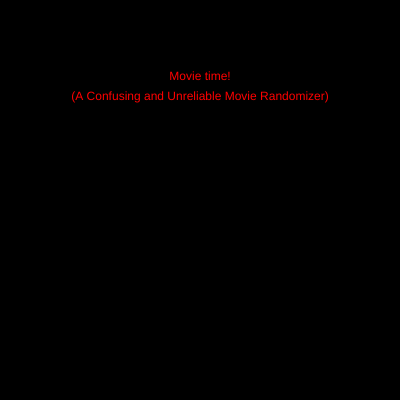
Frame 1 (no input)
Frame 60 (no input): identical to frame 1, image omitted
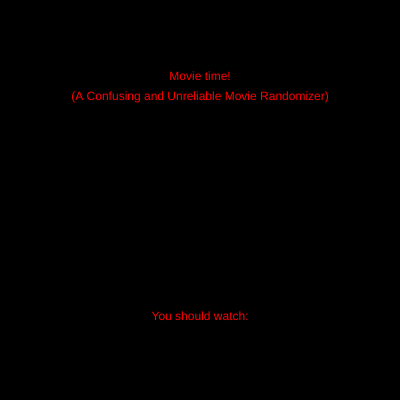
Frame 120 (the mouse pressed at the canvas centre since frame 60)

The p5.js sketch that drew these frames (run headless with seeded random() and noise() and a simulated clock; from frame 60 on, the mouse is pressed at the canvas centre):

// p5.js sketch
// ── sketch.js
//Unreliable Movie Recommendations

let movie = ['Jurassic Park (1990)', 'The Day After Tomorrow (2004)', 'Halloween (1978)', 'Shrek (2001)', 'Chicken Run (2000)', 'Moulin Rouge (2001)', 'House of Wax (2005)', 'The Boy (2016)', '10 Things I Hate About You (1999)', 'Friday the 13th (1980)', 'Batman Begins (2005)', 'Just My Luck (2006)', 'Scream (1996)', 'A Nightmare on Elm Street (1984)', 'Warm Bodies (2013)', 'Kung Fu Hustle (2004)', 'The Karate Kid (1984)','Rise of the Guardians (2012)', 'Tangled (2010)', 'Tuck Everlasting (2002)', 'Get Out (2017)', 'A Nightmare Before Christmas (1993)', 'Step Brothers (2008)', 'Rush Hour (1998)', 'The Fast and the Furious (2001)', 'Elisa and Marcela (2019)', 'Mad Max: Fury Road (2015)', 'Coco (2016)', 'Black Panther (2018)', 'Slumdog Millionaire (2008)', 'The Perks of Being a Wallflower (2012)', 'Us (2019)', 'Always Be My Maybe (2019)', 'Moonlight (2016)', 'Wolf Children (2012)', 'Train to Busan (2016)', 'Aladdin (2019)', 'Instructions Not Included (2013)'];

let genre = ['a horror', 'a comedy', 'a fantasy', 'a musical', 'a sci-fi', 'an action movie', 'a romantic comedy', 'a romance', 'a thriller', 'a western', 'a documentary', 'a drama', 'a mockumentary'];

let mr;
let gr;

let wrds1;
let wrds2;

function setup() {
  createCanvas(400, 400);
  background(0);
  frameRate(60);
  intText();
  // fortText();

}

function draw() {
}

function mousePressed(){
  mr = int(random(movie.length));
  gr = int(random(genre.length));
  fortText();
  wrds2 = movie[mr] + ',' + ' ' + genre[gr] + '.';
}

function intText() {
  fill(255, 0, 0);
  textAlign(CENTER);
  text('Movie time!', width * 0.5, height * 0.2);
  text('(A Confusing and Unreliable Movie Randomizer)', width * 0.5, height * 0.25);
}

function fortText() {
  background(0);
  intText();
  fill (255, 0, 0);
  textAlign(CENTER);
  text('You should watch:', width * 0.5, height * 0.8);
  text(wrds1, width * 0.5, height * 0.8);
  text(wrds2, width * 0.5, height * 0.85);
}

// ── style.css
html, body {
  margin: 0;
  padding: 0;
  background-color: black;
  font-family: 'Movie-Star';
}

h1 {
  text-align: center;
  padding: 20px;
  color: white;
  font-family: 'Movie-Star';
}

p {
  text-align: center;
  padding: 20px;
  color: white;
}

canvas {
  display: block;
  margin: auto;
  border-style: dotted;
  border-color: white;
}

.randomizerButton {
  margin: auto;
  display: block;
  padding: 15px;
  background-color: #e52225;
  font-size: 25px;
  color: #efef1f;
  border-style: none;
  border-radius: 5%;
  outline: none;
  font-family: 'Movie-Star';
}

button:active {
  background-color: #db5e5e;

}
